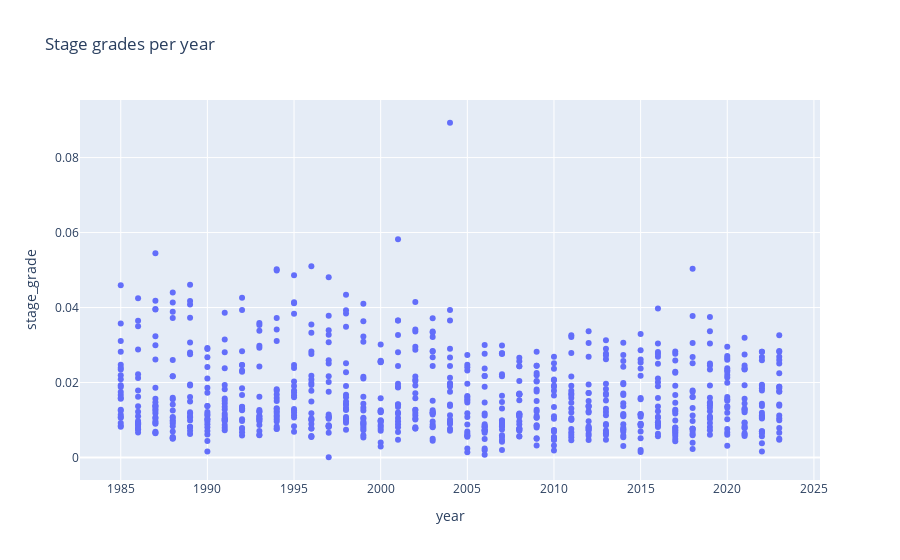

Write notebook code for a chart like this one.
### Code cell
px.scatter(df,x="year", y="stage_grade", title="Stage grades per year")

### Figure 1 — Plotly figure (JSON) as saved in the notebook; plotly's stock layout.template omitted (floating-point values rounded to 4 significant figures; data arrays with more than 128 entries replaced by an {"elided": "..."} marker saying what was removed)
{"data": [{"hovertemplate": "year=%{x}<br>stage_grade=%{y}<extra></extra>", "legendgroup": "", "marker": {"color": "#636efa", "symbol": "circle"}, "mode": "markers", "name": "", "orientation": "v", "showlegend": false, "type": "scatter", "x": {"elided": "824 int values"}, "xaxis": "x", "y": {"elided": "824 float values"}, "yaxis": "y"}], "layout": {"legend": {"tracegroupgap": 0}, "title": {"text": "Stage grades per year"}, "xaxis": {"anchor": "y", "domain": [0, 1], "title": {"text": "year"}}, "yaxis": {"anchor": "x", "domain": [0, 1], "title": {"text": "stage_grade"}}}}
